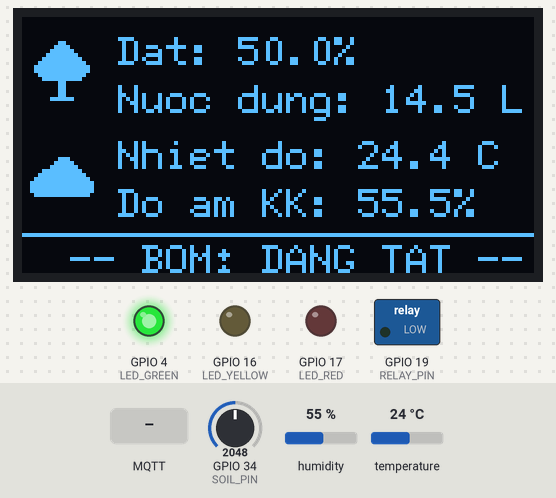
A sketch run on a simulated ESP32. On the bench: 128×64 one-colour display, switched loads named in the sketch (green lamp = pin HIGH), output pins drawn as LEDs (lit = HIGH). The inputs (shaded band) are chosen by the test bench; at power-on: GPIO 34 (SOIL_PIN) = 2048, temperature 24 °C, humidity 55 %. WiFi joins after 1.5 s; servers stay silent unless stated; random numbers use the default seed unless the sketch sets one; no MQTT or app messages arrive unless stated; what the sketch prints to the serial monitor is not drawn.

Above: at 5.6 s.
5.7 s: GPIO 34 (SOIL_PIN) set to 1895
At 10.9 s:
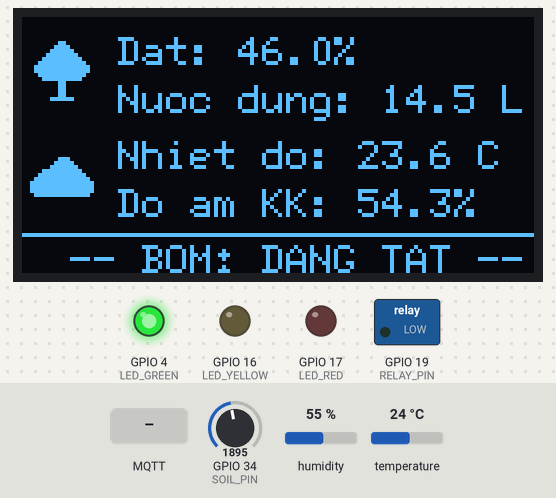
16.5 s: GPIO 34 (SOIL_PIN) set to 1794
At 20.9 s:
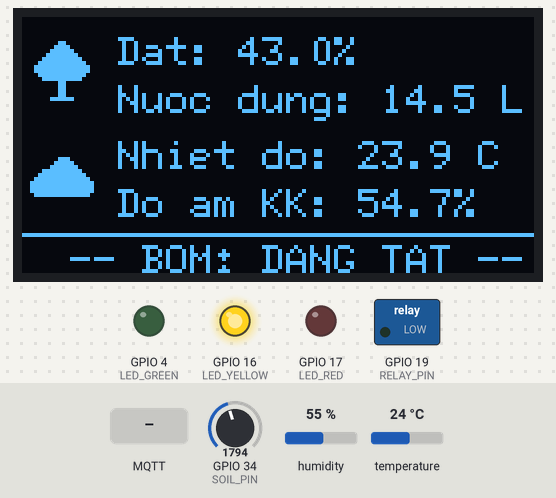
26.5 s: temperature set to 38 °C
At 31.0 s:
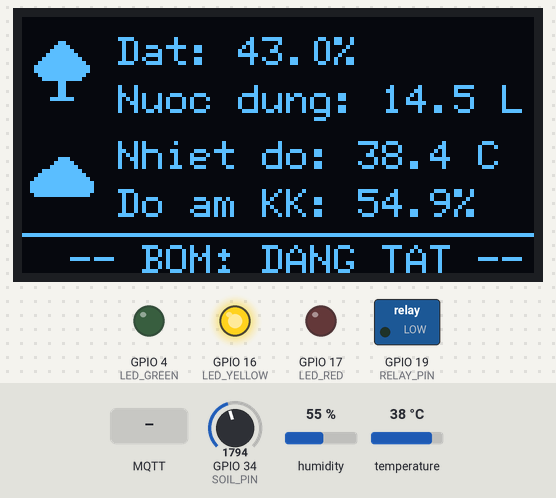
36.5 s: temperature set to 39.4 °C
At 41.1 s:
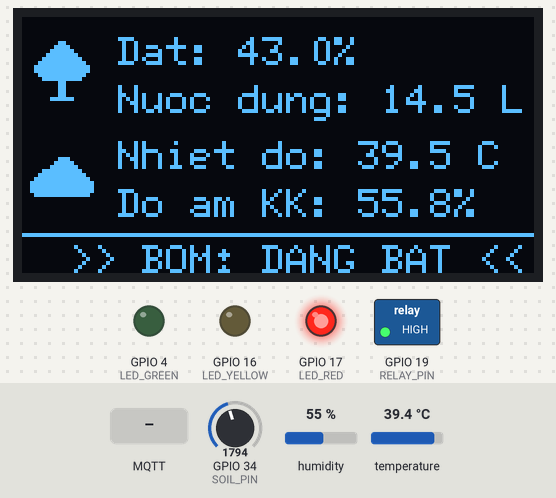
46.5 s: MQTT message "0" arrives on the first subscribed topic
At 47.0 s:
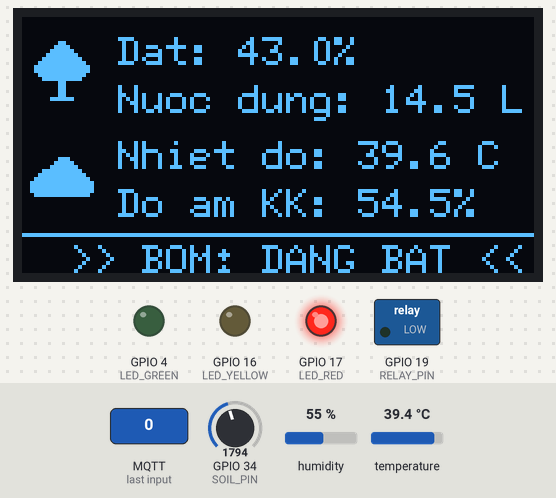
51.5 s: humidity set to 22 %
At 56.0 s:
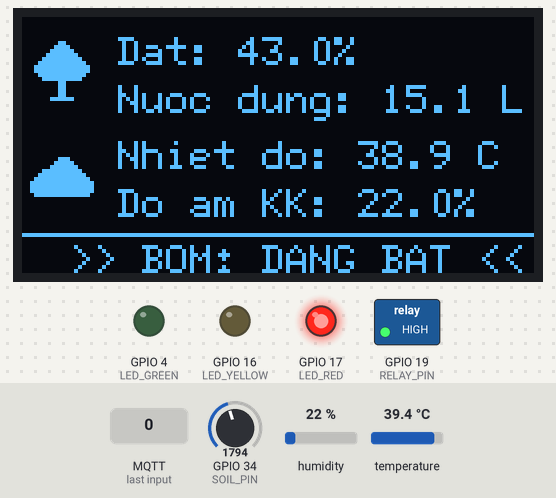
Timing chart, 0 to 57.5 s (numbered marks = the images above; inputs shaded):
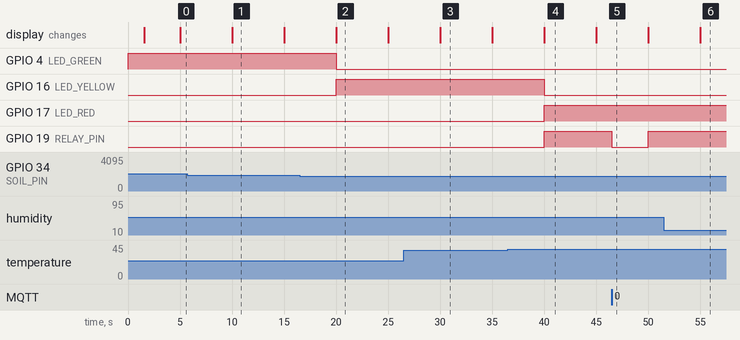

Measured:
- the behaviour switches between 1843 and 1842 on GPIO 34 (SOIL_PIN) (found by bisection; images 1 and 2)
- the behaviour switches between 38.6 and 38.7 °C on temperature (found by bisection; images 3 and 4)
- after the input at 16.5 s, GPIO 4 (LED_GREEN): HIGH → LOW after 3.5 s; GPIO 16 (LED_YELLOW): LOW → HIGH after 3.5 s
- after the input at 36.5 s, GPIO 16 (LED_YELLOW): HIGH → LOW after 3.5 s; GPIO 17 (LED_RED), GPIO 19 (RELAY_PIN): LOW → HIGH after 3.5 s
- after the input at 46.5 s, GPIO 19 (RELAY_PIN): HIGH → LOW at once, → HIGH 3.5 s later
- what the display in image 1 shows lasts 5.0 s, from 10.0 s to 15.0 s

The sketch:

main.ino
```cpp
#include <Arduino.h>
#include <WiFi.h>
#include <WiFiClient.h>
#include <PubSubClient.h>
#include <U8g2lib.h>
#include <Wire.h>
#include <DHT.h>

// ================= PIN DEFINITIONS =================
#define DHT_PIN       25
#define DHT_TYPE      DHT22
#define SOIL_PIN      34
#define RELAY_PIN     19
#define LED_GREEN     4
#define LED_YELLOW    16
#define LED_RED       17

// OLED SH1106 via I2C
#define OLED_SDA      18
#define OLED_SCL      5

// ================= OBJECTS =================
DHT dht(DHT_PIN, DHT_TYPE);
U8G2_SH1106_128X64_NONAME_F_HW_I2C u8g2(U8G2_R0, U8X8_PIN_NONE, OLED_SCL, OLED_SDA);

// ================= WIFI & MQTT =================
const char* ssid     = "Wokwi-GUEST";
const char* password = "";
const char* mqtt_server = "192.168.1.11";
const int   mqtt_port   = 1883;

// Topic for Node-RED alerts
const char* TOPIC_PUB_ALERT    = "tuoicay/canhbao";

// Topics
const char* TOPIC_PUB_DATA     = "tuoicay/data";
const char* TOPIC_PUB_PUMP     = "tuoicay/pump";
const char* TOPIC_PUB_STATUS   = "tuoicay/status";
const char* TOPIC_PUB_AI       = "tuoicay/ai";
const char* TOPIC_PUB_WATER    = "tuoicay/water_usage";
const char* TOPIC_SUB_MANUAL   = "tuoicay/manual";

WiFiClient   espClient;
PubSubClient client(espClient);

// ================= SENSOR DATA =================
float soilMoisture  = 60.0;
float airTemp       = 28.0;
float airHumidity   = 65.0;
float dryIndex      = 0.0;

// History for AI trend detection (last 3 readings)
float soilHistory[3] = {60, 60, 60};
int   historyIdx     = 0;

// ================= PUMP / WATERING =================
bool  pumpOn         = false;
bool  manualOverride = false;
unsigned long pumpStartTime = 0;
unsigned long pumpDuration  = 0;   // ms
float dailyWaterUsed = 14.5;        // liters simulated
float dailyWaterSaved= 3.2;
int   pumpCycles     = 5;

// ================= TIMING =================
unsigned long lastSensorRead  = 0;
unsigned long lastOledUpdate  = 0;
unsigned long lastMqttSend    = 0;
const unsigned long SENSOR_INTERVAL = 5000;

// ================= OLED ICONS (bitmaps 16x16) =================
// Thermometer icon
// ================= OLED ICONS (bitmaps 16x16) =================
// Icon Cây (Tree)
static const unsigned char PROGMEM icon_tree[] = {
  0x80, 0x01, 0xc0, 0x03, 0xe0, 0x07, 0xf0, 0x0f,
  0xf8, 0x1f, 0xfc, 0x3f, 0xfe, 0x7f, 0xfe, 0x7f,
  0xfc, 0x3f, 0xf8, 0x1f, 0x80, 0x01, 0x80, 0x01,
  0x80, 0x01, 0x80, 0x01, 0xe0, 0x07, 0x00, 0x00
};

// Icon Mây (Cloud)
static const unsigned char PROGMEM icon_cloud[] = {
  0x00, 0x00, 0x00, 0x00, 0x00, 0x00, 0x80, 0x03,
  0xc0, 0x07, 0xe0, 0x0f, 0xf8, 0x1f, 0xfc, 0x3f,
  0xfe, 0x7f, 0xff, 0xff, 0xff, 0xff, 0xff, 0xff,
  0xfe, 0x7f, 0x00, 0x00, 0x00, 0x00, 0x00, 0x00
};
static const unsigned char PROGMEM icon_temp[] = {
  0x06,0x00, 0x09,0x00, 0x09,0x00, 0x09,0x00,
  0x09,0x00, 0x19,0x00, 0x29,0x00, 0x29,0x00,
  0x49,0x00, 0x4F,0x00, 0x8F,0x80, 0x8F,0x80,
  0x4F,0x00, 0x49,0x00, 0x26,0x00, 0x1C,0x00
};
// Droplet icon
static const unsigned char PROGMEM icon_drop[] = {
  0x04,0x00, 0x04,0x00, 0x0E,0x00, 0x0E,0x00,
  0x1F,0x00, 0x1F,0x00, 0x3F,0x80, 0x3F,0x80,
  0x3F,0x80, 0x3F,0x80, 0x3F,0x80, 0x1F,0x00,
  0x1F,0x00, 0x0E,0x00, 0x04,0x00, 0x00,0x00
};
// Plant/soil icon
static const unsigned char PROGMEM icon_soil[] = {
  0x04,0x00, 0x0E,0x00, 0x0E,0x00, 0x1F,0x00,
  0x1F,0x00, 0x0E,0x00, 0x04,0x00, 0x04,0x00,
  0xFF,0xF0, 0xFF,0xF0, 0xEF,0xF0, 0xC7,0xF0,
  0x83,0xF0, 0x01,0xF0, 0x00,0xF0, 0x00,0x00
};

// ================= HELPER FUNCTIONS =================

// Compute DryIndex
float computeDryIndex(float S, float T, float H) {
  float Ds = (100.0 - S) / 100.0;
  float Dt = constrain((T - 15.0) / 25.0, 0.0, 1.0);
  float Dh = (100.0 - H) / 100.0;
  return 0.6 * Ds + 0.25 * Dt + 0.15 * Dh;
}

// AI: detect rapid drying trend
bool aiDetectRapidDry() {
  // Calculate moisture drop rate over last 3 readings
  float drop1 = soilHistory[0] - soilHistory[1];
  float drop2 = soilHistory[1] - soilHistory[2];
  float avgDrop = (drop1 + drop2) / 2.0;
  // If dropping more than 3% per 5 seconds → trigger early
  return (avgDrop > 3.0);
}

// AI: predict when soil will reach 30% threshold
float aiPredictTimeToThreshold() {
  float drop1 = soilHistory[0] - soilHistory[1];
  float drop2 = soilHistory[1] - soilHistory[2];
  float avgDrop = (drop1 + drop2) / 2.0;
  if (avgDrop <= 0) return 9999;
  return (soilMoisture - 30.0) / avgDrop * 5.0; // seconds
}

// Compute pump duration based on temperature
unsigned long computePumpDuration(float temp) {
  // Base: 10s, +1s per °C above 20, max 30s
  unsigned long dur = 10000 + (unsigned long)((temp - 20.0) * 1000.0);
  return constrain(dur, 5000UL, 30000UL);
}

// LED status
void setStatusLEDs(int state) {
  // state: 0=green(OK), 1=yellow(drying), 2=red(pumping)
  digitalWrite(LED_GREEN,  state == 0 ? HIGH : LOW);
  digitalWrite(LED_YELLOW, state == 1 ? HIGH : LOW);
  digitalWrite(LED_RED,    state == 2 ? HIGH : LOW);
}

// ================= NOTIFICATION FUNCTION =================
void sendAlertNotification(String reason, float value) {
  String alertMsg = "CANH BAO TU ESP32!\n";
  alertMsg += "Nguyen nhan: " + reason + "\n";
  alertMsg += "Gia tri: " + String(value, 1) + "\n";
  alertMsg += "Dat: " + String(soilMoisture, 1) + "%\n";
  alertMsg += "Nhiet do: " + String(airTemp, 1) + "C\n";
  alertMsg += "Do am KK: " + String(airHumidity, 1) + "%\n";
  alertMsg += "DryIndex: " + String(dryIndex, 3);

  client.publish(TOPIC_PUB_ALERT, alertMsg.c_str());
  Serial.println("[ALERT] Da gui len Node-RED: " + reason);
}

// Pump control
void startPump() {
  if (pumpOn) return;
  pumpOn        = true;
  pumpStartTime = millis();
  pumpDuration  = computePumpDuration(airTemp);
  digitalWrite(RELAY_PIN, HIGH);
  setStatusLEDs(2);
  pumpCycles++;
  Serial.println("[PUMP] BẮT ĐẦU TƯỚI - Thời gian: " + String(pumpDuration/1000) + "s");

  // Publish pump ON
  String msg = "{\"pump\":true,\"duration\":" + String(pumpDuration/1000) + "}";
  client.publish(TOPIC_PUB_PUMP, msg.c_str());
  client.publish(TOPIC_PUB_STATUS, "{\"status\":\"TUOI\",\"led\":\"red\",\"msg\":\"Dat dang kho - Dang tuoi nuoc\"}");
}

void stopPump() {
  if (!pumpOn) return;
  unsigned long elapsed = millis() - pumpStartTime;
  // Simulate water used: 0.1L per second
  float litersUsed = (float)elapsed / 1000.0 * 0.1;
  dailyWaterUsed += litersUsed;
  pumpOn = false;
  digitalWrite(RELAY_PIN, LOW);
  Serial.println("[PUMP] DỪNG TƯỚI - Nước đã dùng: " + String(litersUsed, 2) + "L");

  String msg = "{\"pump\":false,\"liters\":" + String(litersUsed,2) + ",\"daily\":" + String(dailyWaterUsed,2) + "}";
  client.publish(TOPIC_PUB_PUMP, msg.c_str());
  client.publish(TOPIC_PUB_WATER, ("{\"daily\":" + String(dailyWaterUsed,2) + ",\"cycles\":" + String(pumpCycles) + "}").c_str());
}

// ================= OLED DISPLAY =================
// ================= OLED DISPLAY =================
// ================= OLED DISPLAY =================
void updateOLED() {
  u8g2.clearBuffer();

  // --- Hàng 1: Icon Cây & Thông số Đất/Nước ---
  // Vẽ icon Cây (kích thước 16x16) tại tọa độ x=2, y=6
  u8g2.drawXBMP(2, 6, 16, 16, icon_tree);

  u8g2.setFont(u8g2_font_6x12_tf);
  char buf[30];
  snprintf(buf, sizeof(buf), "Dat: %.1f%%", soilMoisture);
  u8g2.drawStr(24, 12, buf);

  snprintf(buf, sizeof(buf), "Nuoc dung: %.1f L", dailyWaterUsed);
  u8g2.drawStr(24, 24, buf);

  // --- Hàng 2: Icon Mây & Thông số Không khí ---
  // Vẽ icon Mây (kích thước 16x16) tại tọa độ x=2, y=32
  u8g2.drawXBMP(2, 32, 16, 16, icon_cloud);

  snprintf(buf, sizeof(buf), "Nhiet do: %.1f C", airTemp);
  u8g2.drawStr(24, 38, buf);

  snprintf(buf, sizeof(buf), "Do am KK: %.1f%%", airHumidity);
  u8g2.drawStr(24, 50, buf);

  // --- Dưới cùng: Trạng thái Bơm ---
  // Vẽ đường kẻ ngang phân cách
  u8g2.drawHLine(0, 54, 128);

  u8g2.setFont(u8g2_font_6x10_tf);
  if (pumpOn) {
    u8g2.drawStr(12, 64, ">> BOM: DANG BAT <<");
  } else {
    u8g2.drawStr(12, 64, "-- BOM: DANG TAT --");
  }

  u8g2.sendBuffer();
}

// ================= MQTT =================
void callback(char* topic, byte* payload, unsigned int length) {
  String msg = "";
  for (unsigned int i = 0; i < length; i++) msg += (char)payload[i];

  if (String(topic) == TOPIC_SUB_MANUAL) {
    if (msg == "ON" || msg == "1") {
      manualOverride = true;
      startPump();
    } else {
      manualOverride = false;
      stopPump();
    }
  }
}

void reconnect() {
  while (!client.connected()) {
    Serial.print("[MQTT] Đang kết nối...");
    String cid = "ESP32-Irrigation-" + String(random(0xffff), HEX);
    if (client.connect(cid.c_str())) {
      Serial.println(" OK!");
      client.subscribe(TOPIC_SUB_MANUAL);
    } else {
      Serial.println(" Lỗi, thử lại sau 3s");
      delay(3000);
    }
  }
}

void setup_wifi() {
  Serial.print("[WiFi] Kết nối...");
  WiFi.begin(ssid, password);
  while (WiFi.status() != WL_CONNECTED) {
    delay(500); Serial.print(".");
  }
  Serial.println(" IP: " + WiFi.localIP().toString());
}

// ================= SETUP =================
void setup() {
  Serial.begin(115200);

  pinMode(RELAY_PIN,  OUTPUT); digitalWrite(RELAY_PIN, LOW);
  pinMode(LED_GREEN,  OUTPUT);
  pinMode(LED_YELLOW, OUTPUT);
  pinMode(LED_RED,    OUTPUT);
  setStatusLEDs(0);

  Wire.begin(OLED_SDA, OLED_SCL);
  u8g2.begin();

  dht.begin();
  randomSeed(analogRead(0));

  setup_wifi();
  client.setServer(mqtt_server, mqtt_port);
  client.setCallback(callback);

  // Initial display
  updateOLED();
  Serial.println("[SYSTEM] Khởi động hoàn tất!");
}

// ================= LOOP =================
void loop() {
  if (!client.connected()) reconnect();
  client.loop();

  unsigned long now = millis();

  // ---- Pump auto-stop ----
  if (pumpOn && !manualOverride) {
    if (now - pumpStartTime >= pumpDuration) {
      stopPump();
    }
  }

  // ---- Sensor reading every 5s ----
  if (now - lastSensorRead >= SENSOR_INTERVAL) {
    lastSensorRead = now;

    // === READ SENSORS (randomized for Wokwi simulation) ===
    // DHT22 - Randomize for simulation as requested
    float tRead = dht.readTemperature();
    float hRead = dht.readHumidity();

    // Always add a bit of random noise to make it "live"
    if (!isnan(tRead)) airTemp = tRead + (random(-5, 5) / 10.0);
    else               airTemp = 24.0 + (random(-20, 20) / 10.0);

    if (!isnan(hRead)) airHumidity = hRead + (random(-10, 10) / 10.0);
    else               airHumidity = 55.0 + (random(-30, 30) / 10.0);

    // Clamp values to realistic ranges
    airTemp     = constrain(airTemp,     15.0, 45.0);
    airHumidity = constrain(airHumidity, 20.0, 95.0);

    // Soil moisture: Read from potentiometer (SOIL_PIN 34)
    int rawSoil = analogRead(SOIL_PIN);
    soilMoisture = map(rawSoil, 0, 4095, 0, 100);
    soilMoisture = constrain(soilMoisture, 0.0, 100.0);
    soilMoisture = constrain(soilMoisture, 0.0, 100.0);

    // === UPDATE HISTORY ===
    soilHistory[2] = soilHistory[1];
    soilHistory[1] = soilHistory[0];
    soilHistory[0] = soilMoisture;

    // === COMPUTE DRY INDEX ===
    dryIndex = computeDryIndex(soilMoisture, airTemp, airHumidity);

    // === AI ANALYSIS ===
    bool aiTrigger = aiDetectRapidDry();
    float timeToThreshold = aiPredictTimeToThreshold();

    // === AUTO-PUMP DECISION ===
    bool shouldPump = false;
    String pumpReason = "";

    if (soilMoisture < 30.0) {
      shouldPump = true;
      pumpReason = "Do am dat duoi 30%";
    } else if (dryIndex > 0.65) {
      shouldPump = true;
      pumpReason = "DryIndex cao (>" + String(dryIndex, 2) + ")";
    } else if (aiTrigger && soilMoisture < 45.0) {
      shouldPump = true;
      pumpReason = "AI: Do am giam nhanh - tuoi som";
    }

    // === TRIGGER ALERT NOTIFICATION ===
    if (soilMoisture < 30.0) {
      sendAlertNotification("Do am dat thuong xuyen o muc thap", soilMoisture);
    } else if (dryIndex > 0.7) {
      sendAlertNotification("Hanh kho: Chi so DryIndex cao nguy hiem", dryIndex);
    }

    if (shouldPump && !pumpOn && !manualOverride) {
      startPump();
    } else if (pumpOn && soilMoisture >= 60.0 && !manualOverride) {
      stopPump();
    }

    // === LED STATUS ===
    if (!pumpOn) {
      if (soilMoisture >= 45.0)      setStatusLEDs(0); // green
      else if (soilMoisture >= 30.0) setStatusLEDs(1); // yellow
      else                           setStatusLEDs(1); // yellow (waiting to pump)
    }

    // === BUILD MQTT PAYLOAD ===
    // Main data
    String dataPayload = "{";
    dataPayload += "\"soil\":" + String(soilMoisture, 1) + ",";
    dataPayload += "\"temp\":" + String(airTemp, 1) + ",";
    dataPayload += "\"humidity\":" + String(airHumidity, 1) + ",";
    dataPayload += "\"dryIndex\":" + String(dryIndex, 3) + ",";
    dataPayload += "\"pump\":" + String(pumpOn ? "true" : "false");
    dataPayload += "}";
    client.publish(TOPIC_PUB_DATA, dataPayload.c_str());

    // Status
    String statusLed = "green";
    String statusMsg  = "Dat am uong - Binh thuong";
    if (pumpOn) {
      statusLed = "red";
      statusMsg = "Dang tuoi nuoc";
    } else if (soilMoisture < 45.0) {
      statusLed = "yellow";
      statusMsg = "Dat sap kho - Can theo doi";
    }
    String statusPayload = "{\"status\":\"" + (pumpOn ? String("TUOI") : (soilMoisture >= 45 ? String("OK") : String("WARNING"))) + "\",\"led\":\"" + statusLed + "\",\"msg\":\"" + statusMsg + "\"}";
    client.publish(TOPIC_PUB_STATUS, statusPayload.c_str());

    // AI data
    String aiPayload = "{";
    aiPayload += "\"rapidDry\":" + String(aiTrigger ? "true" : "false") + ",";
    aiPayload += "\"timeToThreshold\":" + String(timeToThreshold, 1) + ",";
    aiPayload += "\"trend\":" + String((soilHistory[0] - soilHistory[2]) / 2.0, 2) + ",";
    aiPayload += "\"pumpReason\":\"" + (shouldPump ? pumpReason : String("none")) + "\"";
    aiPayload += "}";
    client.publish(TOPIC_PUB_AI, aiPayload.c_str());

    // Debug
    Serial.println("=== SENSOR DATA ===");
    Serial.println("Đất: " + String(soilMoisture, 1) + "% | Nhiệt: " + String(airTemp, 1) + "°C | KK: " + String(airHumidity, 1) + "%");
    Serial.println("DryIndex: " + String(dryIndex, 3) + " | Pump: " + String(pumpOn ? "ON" : "OFF"));
    Serial.println("AI Rapid Dry: " + String(aiTrigger ? "YES" : "NO") + " | ETA: " + String(timeToThreshold, 1) + "s");

    // OLED update
    updateOLED();
  }
}
```
